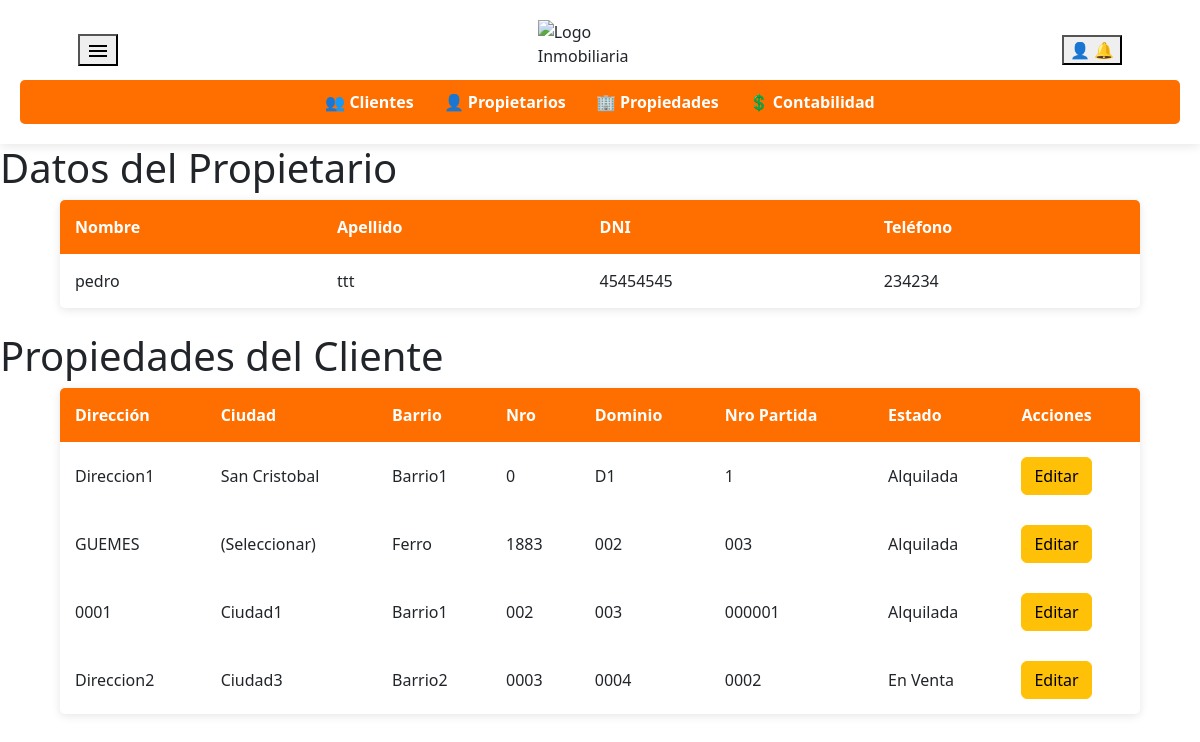
Page /propietarios_ver_propiedades.php?id=10 on the committed database.
### tables this page shows
CREATE TABLE `clientes` (
  `ClienteID` int(11) NOT NULL,
  `Fecha` date NOT NULL,
  `Nombre` varchar(50) NOT NULL,
  `Apellido` varchar(50) NOT NULL,
  `Direccion` varchar(100) NOT NULL,
  `DNI` varchar(20) NOT NULL,
  `DireccionPersonal` varchar(100) DEFAULT NULL,
  `Telefono` varchar(20) DEFAULT NULL,
  `Mail` varchar(100) DEFAULT NULL,
  `estado` enum('activo','inactivo') DEFAULT 'activo'
);

CREATE TABLE `propiedades` (
  `PropiedadID` int(11) NOT NULL,
  `Fecha` date NOT NULL,
  `Barrio` varchar(100) NOT NULL,
  `Ciudad` varchar(100) NOT NULL,
  `Direccion` varchar(100) NOT NULL,
  `Nro` varchar(20) DEFAULT NULL,
  `Dominio` varchar(50) DEFAULT NULL,
  `NroPartida` varchar(50) DEFAULT NULL,
  `Estado` enum('Alquilada','En Venta') NOT NULL,
  `ClienteID` int(11) DEFAULT NULL
);

### propietarios_ver_propiedades.php (the view, shortened to what this page needs)
<!DOCTYPE html>
<html lang="es">
<head>
    <link rel="stylesheet" href="https://cdnjs.cloudflare.com/ajax/libs/font-awesome/6.0.0/css/all.min.css">
    <link rel="stylesheet" href="styles.css">
    <link href="https://cdn.jsdelivr.net/npm/bootstrap@5.3.3/dist/css/bootstrap.min.css" rel="stylesheet">
    <link rel="stylesheet" href="//cdn.datatables.net/2.2.2/css/dataTables.dataTables.min.css">
</head>
<body>
    <header>
        <div class="header-content">
            <div class="dropdown">
                <button type="button" data-bs-toggle="dropdown" aria-expanded="false">
                    <svg xmlns="http://www.w3.org/2000/svg" height="24px" viewBox="0 -960 960 960" width="24px" fill="#000000">
                        <path d="M120-240v-80h720v80H120Zm0-200v-80h720v80H120Zm0-200v-80h720v80H120Z"/>
                    </svg>
            </button>
            </div>
            <img src="logo2.png" alt="Logo Inmobiliaria" class="logo">
            <div>
                <div class="dropdown">
                    <button type="button" data-bs-toggle="dropdown" aria-expanded="false">
                        👤
                        🔔
                    </button>
            </div>
        </div>
    </div>
        <nav>
            <ul>
                <li><a href="clientes.php">👥 Clientes</a></li>
                <li><a href="propietarios.php">👤 Propietarios</a></li>
                <li><a href="propiedades.php">🏢 Propiedades</a></li>
                <li><a href="contabilidad.php">💲 Contabilidad</a></li>
            </ul>
        </nav>
    </header>
    <main>
    <?php
include 'conexion.php';
try {
    if (isset($_GET['id']) && is_numeric($_GET['id'])) {
        $clienteID = (int)$_GET['id'];
        $sql_propietario = "SELECT Nombre, Apellido, DNI, Telefono
                            FROM clientes
                            WHERE ClienteID = (SELECT ClienteID FROM clientes WHERE ClienteID = ? LIMIT 1)";
        $stmt_propietario = $conn->prepare($sql_propietario);
        $stmt_propietario->bind_param("i", $clienteID);
        $stmt_propietario->execute();
        $result_propietario = $stmt_propietario->get_result();
        if ($result_propietario->num_rows > 0) {
            $fila_propietario = $result_propietario->fetch_assoc();
            echo '<h1>Datos del Propietario</h1>';
            echo '<table id="clientesTable">
                    <thead>
                        <tr>
                            <th>Nombre</th>
                            <th>Apellido</th>
                            <th>DNI</th>
                            <th>Teléfono</th>
                        </tr>
                    </thead>
                    <tbody>
                        <tr>
                            <td>' . htmlspecialchars($fila_propietario['Nombre']) . '</td>
                            <td>' . htmlspecialchars($fila_propietario['Apellido']) . '</td>
                            <td>' . htmlspecialchars($fila_propietario['DNI']) . '</td>
                            <td>' . htmlspecialchars($fila_propietario['Telefono']) . '</td>
                        </tr>
                    </tbody>
                  </table>';
        } else {
            echo '<p>No se encontraron datos del propietario.</p>';
        }
        $sql_propiedades = "SELECT PropiedadID, Direccion, Ciudad, Barrio, Nro, Dominio, NroPartida, Estado
                            FROM propiedades
                            WHERE ClienteID = ?";
        $stmt_propiedades = $conn->prepare($sql_propiedades);
        $stmt_propiedades->bind_param("i", $clienteID);
        $stmt_propiedades->execute();
        $result_propiedades = $stmt_propiedades->get_result();
        if ($result_propiedades->num_rows > 0) {
            echo '<h1>Propiedades del Cliente</h1>';
            echo '<table cid="clientesTable">
                    <thead>
                        <tr>
                            <th>Dirección</th>
                            <th>Ciudad</th>
                            <th>Barrio</th>
                            <th>Nro</th>
                            <th>Dominio</th>
                            <th>Nro Partida</th>
                            <th>Estado</th>
                            <th>Acciones</th>
                        </tr>
                    </thead>
                    <tbody>';
            while ($fila_propiedad = $result_propiedades->fetch_assoc()) {
                echo '<tr>
                        <td>' . htmlspecialchars($fila_propiedad['Direccion']) . '</td>
                        <td>' . htmlspecialchars($fila_propiedad['Ciudad']) . '</td>
                        <td>' . htmlspecialchars($fila_propiedad['Barrio']) . '</td>
                        <td>' . htmlspecialchars($fila_propiedad['Nro']) . '</td>
                        <td>' . htmlspecialchars($fila_propiedad['Dominio']) . '</td>
                        <td>' . htmlspecialchars($fila_propiedad['NroPartida']) . '</td>
                        <td>' . htmlspecialchars($fila_propiedad['Estado']) . '</td>
                        <td>
                            <button type="button" class="btn btn-warning editar-propiedad"
                data-bs-toggle="modal"
                data-bs-target="#exampleModal"
                data-id="' . $fila_propiedad['PropiedadID'] . '"
                data-direccion="' . htmlspecialchars($fila_propiedad['Direccion']) . '"
                data-ciudad="' . htmlspecialchars($fila_propiedad['Ciudad']) . '"
                data-barrio="' . htmlspecialchars($fila_propiedad['Barrio']) . '"
                data-nro="' . htmlspecialchars($fila_propiedad['Nro']) . '"
                data-dominio="' . htmlspecialchars($fila_propiedad['Dominio']) . '"
                data-nropartida="' . htmlspecialchars($fila_propiedad['NroPartida']) . '"
                data-estado="' . htmlspecialchars($fila_propiedad['Estado']) . '">
            Editar
        </button>
                        </td>
                      </tr>';
            }
            echo '</tbody></table>';
        } else {
            echo '<p>No se encontraron propiedades para este cliente.</p>';
        }
    } else {
        echo '<p>Error: El ID del cliente no es válido o no se proporcionó.</p>';
    }
} catch (Exception $e) {
    echo '<p>Ocurrió un error: ' . htmlspecialchars($e->getMessage()) . '</p>';
} finally {
    if (isset($conn)) {
        $conn->close();
    }
}
?>
    </main>
</body>
</html>
</body>
</html>

### styles.css (style rules this page uses)
body { font-family: Arial, sans-serif; margin: 0; padding: 0; }
header { background-color: #ffffff; display: flex; flex-direction: column; align-items: center; padding: 20px; box-shadow: 0 2px 10px rgba(0, 0, 0, 0.1); }
.header-content { display: flex; align-items: center; justify-content: space-between; width: 90%; max-width: 1200px; }
.logo { height: 10%; width: 10%; margin-top: 0%; margin-bottom: 12px; align-items: center; }
nav { width: 100%; background-color: #ff6f00; padding: 10px 0; border-radius: 5px; }
nav ul { list-style: none; display: flex; justify-content: center; padding: 0; margin: 0; }
nav ul li { margin: 0 15px; }
nav ul li a { text-decoration: none; color: white; font-weight: bold; }
svg { cursor: pointer; }
button { cursor: pointer; }
table { width: 90%; max-width: 1200px; margin: auto; background: white; border-collapse: collapse; box-shadow: 0 2px 10px rgba(0, 0, 0, 0.1); border-radius: 5px; overflow: hidden; margin-bottom: 2%; }
thead { background-color: #ff6f00; color: white; }
th, td { padding: 15px; text-align: left; border-bottom: 1px solid #ddd; }
th { font-weight: bold; }
td button { background: none; border: none; font-size: 18px; cursor: pointer; }

### rows in the picture
clientes: Nombre "pedro", Apellido "ttt", DNI "45454545", Telefono "234234"
propiedades: Direccion "Direccion1", Ciudad "San Cristobal", Barrio "Barrio1", Nro "0", Dominio "D1", NroPartida "1", Estado "Alquilada"
propiedades: Direccion "GUEMES", Ciudad "(Seleccionar)", Barrio "Ferro", Nro "1883", Dominio "002", NroPartida "003", Estado "Alquilada"
propiedades: Direccion "0001", Ciudad "Ciudad1", Barrio "Barrio1", Nro "002", Dominio "003", NroPartida "000001", Estado "Alquilada"
propiedades: Direccion "Direccion2", Ciudad "Ciudad3", Barrio "Barrio2", Nro "0003", Dominio "0004", NroPartida "0002", Estado "En Venta"
